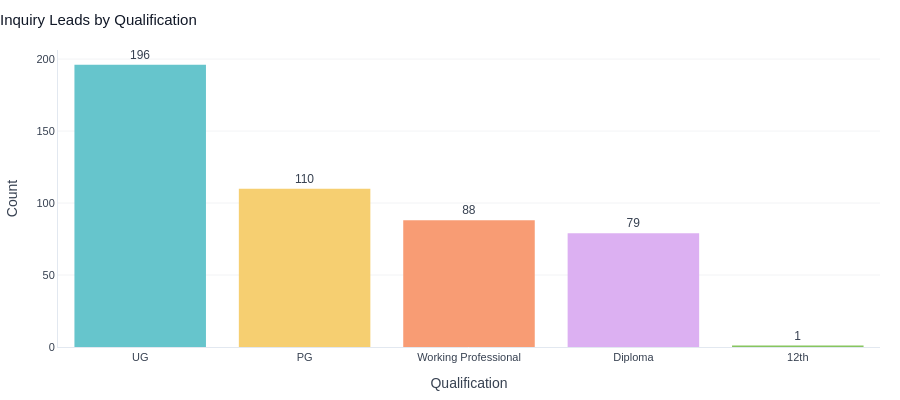

Notebook code cell kept with this figure:
### Code cell
# Inquiry Leads by Qualification
qual_counts = admissions['qualification'].value_counts().reset_index()
qual_counts.columns = ['Qualification', 'Count']
fig = px.bar(qual_counts, x='Qualification', y='Count', color='Qualification',
             color_discrete_sequence=PALETTE['courses'], text='Count')
fig.update_traces(marker_line_width=0, textposition='outside')
fig.update_layout(showlegend=False)
clean_layout(fig, 'Inquiry Leads by Qualification')
fig.show()

### Figure 1 — Plotly figure (JSON) as saved in the notebook; plotly's stock layout.template omitted (floating-point values rounded to 4 significant figures)
{"data": [{"hovertemplate": "Qualification=%{x}<br>Count=%{text}<extra></extra>", "legendgroup": "UG", "marker": {"color": "rgb(102, 197, 204)", "line": {"width": 0}, "pattern": {"shape": ""}}, "name": "UG", "orientation": "v", "showlegend": true, "text": [196.0], "textposition": "outside", "type": "bar", "x": ["UG"], "xaxis": "x", "y": [196], "yaxis": "y"}, {"hovertemplate": "Qualification=%{x}<br>Count=%{text}<extra></extra>", "legendgroup": "PG", "marker": {"color": "rgb(246, 207, 113)", "line": {"width": 0}, "pattern": {"shape": ""}}, "name": "PG", "orientation": "v", "showlegend": true, "text": [110.0], "textposition": "outside", "type": "bar", "x": ["PG"], "xaxis": "x", "y": [110], "yaxis": "y"}, {"hovertemplate": "Qualification=%{x}<br>Count=%{text}<extra></extra>", "legendgroup": "Working Professional", "marker": {"color": "rgb(248, 156, 116)", "line": {"width": 0}, "pattern": {"shape": ""}}, "name": "Working Professional", "orientation": "v", "showlegend": true, "text": [88.0], "textposition": "outside", "type": "bar", "x": ["Working Professional"], "xaxis": "x", "y": [88], "yaxis": "y"}, {"hovertemplate": "Qualification=%{x}<br>Count=%{text}<extra></extra>", "legendgroup": "Diploma", "marker": {"color": "rgb(220, 176, 242)", "line": {"width": 0}, "pattern": {"shape": ""}}, "name": "Diploma", "orientation": "v", "showlegend": true, "text": [79.0], "textposition": "outside", "type": "bar", "x": ["Diploma"], "xaxis": "x", "y": [79], "yaxis": "y"}, {"hovertemplate": "Qualification=%{x}<br>Count=%{text}<extra></extra>", "legendgroup": "12th", "marker": {"color": "rgb(135, 197, 95)", "line": {"width": 0}, "pattern": {"shape": ""}}, "name": "12th", "orientation": "v", "showlegend": true, "text": [1.0], "textposition": "outside", "type": "bar", "x": ["12th"], "xaxis": "x", "y": [1], "yaxis": "y"}], "layout": {"barmode": "relative", "font": {"color": "#374151", "family": "Arial", "size": 12}, "height": 400, "legend": {"bgcolor": "rgba(0,0,0,0)", "font": {"size": 11}, "orientation": "h", "title": {"text": "Qualification"}, "tracegroupgap": 0, "x": 1, "xanchor": "right", "y": 1.02, "yanchor": "bottom"}, "margin": {"b": 20, "l": 20, "r": 20, "t": 50}, "paper_bgcolor": "white", "plot_bgcolor": "white", "showlegend": false, "title": {"font": {"color": "#111827", "size": 15}, "text": "Inquiry Leads by Qualification", "x": 0}, "xaxis": {"anchor": "y", "categoryarray": ["UG", "PG", "Working Professional", "Diploma", "12th"], "categoryorder": "array", "domain": [0, 1], "linecolor": "#E2E8F0", "showgrid": false, "tickfont": {"size": 11}, "title": {"text": "Qualification"}}, "yaxis": {"anchor": "x", "domain": [0, 1], "gridcolor": "#F3F4F6", "linecolor": "#E2E8F0", "tickfont": {"size": 11}, "title": {"text": "Count"}}}}
